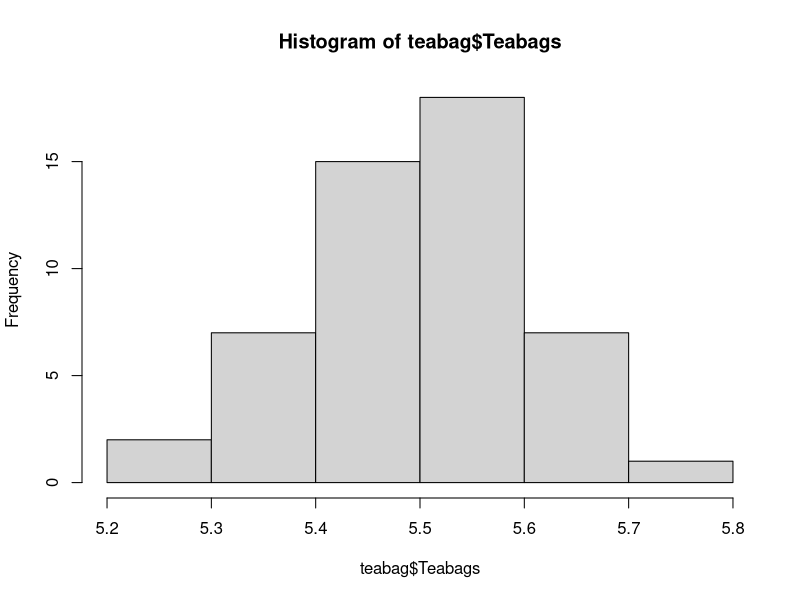
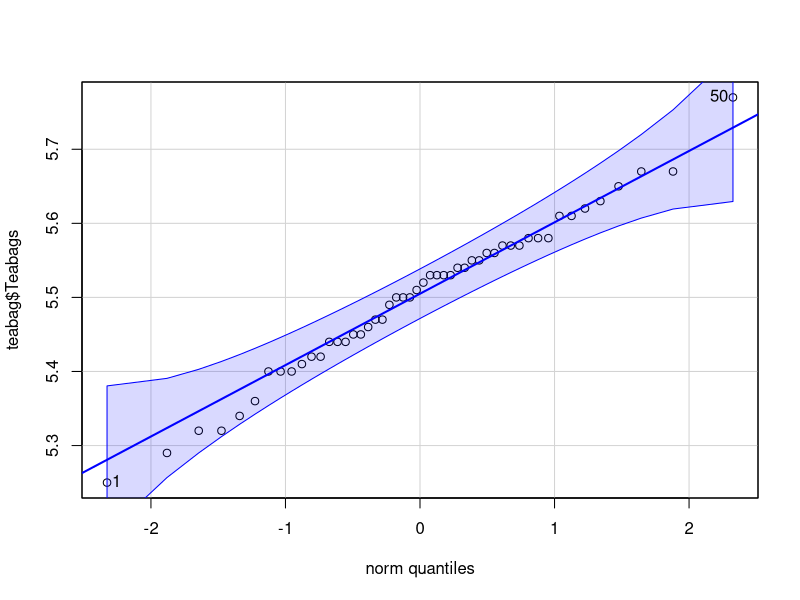

Generate these figures, in order, with R: (Note: this script raises an error after producing the figures.)
## ---- chunk 1
# Xbar = 102, n=50, sigma=10, what is 95% CI of mu
Xbar = 102
n=50
sigma=10
alpha=1-0.95

#Zalpha/2 
CV = qnorm(alpha/2)
paste("CV", CV)

SE = sigma/sqrt(n)
paste("SE", SE)

LL = Xbar - CV * SE
UL = Xbar + CV * SE
paste("LL", UL)
paste("UL", LL)

## ---- chunk 2
# Xbar = 102, n=50, sigma=10, what is 99% CI of mu
Xbar = 102
n=50
sigma=10
alpha=1-0.99

#Zalpha/2 
CV = qnorm(alpha/2)
paste("CV", CV)

SE = sigma/sqrt(n)
paste("SE", SE)

LL = Xbar - CV * SE
UL = Xbar + CV * SE
paste("LL", UL)
paste("UL", LL)
## ---- chunk 3
# Xbar = 102, n=50, sigma=10, what is 100% CI of mu
Xbar = 102
n=50
sigma=10
alpha=1-1

#Zalpha/2 
CV = qnorm(alpha/2)
paste("CV", CV)

SE = sigma/sqrt(n)
paste("SE", SE)

LL = Xbar - CV * SE
UL = Xbar + CV * SE
paste("LL", UL)
paste("UL", LL)
## ---- chunk 4
#Xbar = 81, s=30, n=16 
# Assume population normally distributed
# 95% of CI of mu
Xbar = 81
s = 30
n = 16
alpha = 1 - 0.95
# SInce sigma is unknown we go for t distribution
CV = qt(alpha/2, n-1)
paste("CV", CV)

SE = s/sqrt(n)
paste("SE", SE)

LL = Xbar - CV * SE
UL = Xbar + CV * SE
paste("LL", UL)
paste("UL", LL)
## ---- chunk 5
# Assume population normally distributed
a <- c(1,4,4,4,5,5,5,8)
b <- 1:8

# Construct 95% CI of a
Xbar = mean(a)
s = sd(a)
n = length(a)
paste("Xbar", Xbar)
alpha = 1 - 0.95
# SInce sigma is unknown we go for t distribution
CV = qt(alpha/2, n-1)
paste("CV", CV)

SE = s/sqrt(n)
paste("SE", SE)

LL = Xbar - CV * SE
UL = Xbar + CV * SE
paste("LL", UL)
paste("UL", LL)
## ---- chunk 6
# Construct 95% CI of b
Xbar = mean(b)
s = sd(b)
n = length(b)
alpha = 1 - 0.95
paste("Xbar", Xbar)
# SInce sigma is unknown we go for t distribution
CV = qt(alpha/2, n-1)
paste("CV", CV)

SE = s/sqrt(n)
paste("SE", SE)

LL = Xbar - CV * SE
UL = Xbar + CV * SE
paste("LL", UL)
paste("UL", LL)

# why a and b produce different CI even if mean and range are same
# Because SE differs in both case
## ---- chunk 7
mpg <- c(20,34,22,26,32,23,20,28,33,32,35,31,29,24)
# Construct 99% CI, assuming normal distribution
Xbar = mean(mpg)
s = sd(mpg)
n = length(mpg)
alpha = 1 - 0.99
paste("Xbar", Xbar)
# SInce sigma is unknown we go for t distribution
CV = qt(alpha/2, n-1)
paste("CV", CV)

SE = s/sqrt(n)
paste("SE", SE)

LL = Xbar - CV * SE
UL = Xbar + CV * SE
paste("LL", UL)
paste("UL", LL)
## ---- chunk 8
# Of 100 exec surveyed, 93 stated that sal of top mangmt should be based on performance.
phat = 93/100
n = 100
phat * n > 10
(1-phat)*n > 10
n > max(10/phat, 10/(1-phat))
# n is not large enough CI is not reliable

# Construct 95% CI


# Assume phat is normally distributed
alpha = 1 - 0.95
CV = qnorm(alpha/2)
paste("CV", CV)
SE = sqrt(phat*(1 - phat)/n)
paste("SE", SE)

LL = phat - CV * SE
UL = phat + CV * SE
paste("LL", UL)
paste("UL", LL)

## ---- chunk 9
#Estimate proportion of househole to purchase tel line,
#Data for additional household is random sample of 500 house.
# Results indicate 175 would purchase.
phat = 175/500
n = 500
phat*n > 10
(1-phat)*n > 10
n > max(10/phat, 10/(1-phat))
# n is large enough CI is reliable
# Construct 99% CI the would purchase
alpha = 1-0.99
CV = qnorm(1-alpha/2)
paste("CV", CV)
SE = sqrt(phat*(1-phat)/n)
paste("SE", SE)
LL = phat - CV * SE
UL = phat + CV * SE
paste("LL", UL)
paste("UL", LL)

# Between 30% and 40% chances are they would buy
## ---- chunk 10
# If you want to be 95% confident of estimating popl mean to within a 
#sampling error of +-2.2 and sdev assumed to be 17, what is sample size req?
e = 2.2
sigma = 17
alpha = 1- 0.95
CV = qnorm(alpha/2)
paste("CV", CV)
n = (CV * sigma / e)^2
paste('Sample size req n is: ',n)
## ---- chunk 11
phat = 0.37
# To conduct a study that would provide 95% Conf 
#tht point estimate is correct to within +- 0.05 of population prop,
# how large a sample size is req
e = 0.05
alpha = 1-0.95
CV = qnorm(alpha/2)
CV
n = (CV/e)^2 * phat*(1 - phat)

paste('Sample size req n is: ',n)

# To conduct followup study that would provide CI of 95%, point estimate correct within +-0.02 of population proportion, how large sample size is req.
e = 0.02
n = (CV/e)^2 * phat*(1 - phat)
paste('Sample size req n is: ',n)
## ---- chunk 12
# Author examined 70 reports from 1995 to 1996. They classified 30 of reports as fav to drugs, 17 neutral and 23 critical.

# Construct 95% CI for true prop of all fav reports
phat = 30/70
n = 70
phat*n > 10
(1-phat)*n > 10
n > max(10/phat, 10/(1-phat))
# n is large enough
alpha = 1 - 0.95
CV = qnorm(alpha/2)
paste("CV", CV)
SE = sqrt(phat*(1-phat)/n)
paste("SE", SE)
LL = phat - CV * SE
UL = phat + CV * SE
paste("LL", UL)
paste("UL", LL)

## Construct 99% CI for true prop of all neutral reports
phat = 17/70
n = 70
phat*n > 10
(1-phat)*n > 10
n > max(10/phat, 10/(1-phat))
# n is large enough
alpha = 1 - 0.99
CV = qnorm(alpha/2)
paste("CV", CV)
SE = sqrt(phat*(1-phat)/n)
paste("SE", SE)
LL = phat - CV * SE
UL = phat + CV * SE
paste("LL", UL)
paste("UL", LL)
## ---- chunk 13
e = 0.003 
sigma = 0.03
alpha = 1 - 0.95
CV = qnorm(alpha/2)
paste("CV", CV)

n = (CV * sigma / e)^2
paste('Sample size req n is: ',n)
## ---- chunk 14
mu = 50000
sigma = 6500
n=50
Xbar = mu =50000
paste("E(Xbar):",Xbar)
s = sigma / sqrt(n)
paste("SDev: ",s)
## ---- chunk 15
# P(Xbar > 52000) = 1 - P(Xbar < 52000)
1 - pnorm(52000,Xbar, s)
## ---- chunk 16
# P(Xbar < 45000)
pnorm(45000,Xbar, s)
## ---- chunk 17
n = 1007
phat =  735/n
phat * n > 10
(1-phat)*n > 10
n > max(10/phat, 10/(1-phat))
# n is large enough CI is reliable

# Construct 99% CI
# Assume phat is normally distributed
alpha = 1 - 0.99
CV = qnorm(alpha/2)
paste("CV", CV)
SE = sqrt(phat*(1 - phat)/n)
paste("SE", SE)

LL = phat - CV * SE
UL = phat + CV * SE
paste("LL", UL)
paste("UL", LL)
## ---- chunk 18
library(e1071)
library(car)
# Read Teabags csv file
teabag = read.csv('Teabags.csv')
# Calculate the mean of sample
mean(teabag$Teabags)
# Calculate standard deviation of sample
sd(teabag$Teabags)
hist(teabag$Teabags)
qqPlot(teabag$Teabags)

Xbar = mean(teabag$Teabags)
s = sd(teabag$Teabags)
n = 50

n
10*(skewness(teabag$Teabags))^2
10*(abs(kurtosis(teabag$Teabags)))
n > max (10*(skewness(teabag$Teabags))^2, 10*(abs(kurtosis(teabag$Teabags))))
n > max(10*((skewness(teabag$Teabags))^2), (10*(abs(kurtosis(teabag$Teabags)))))
#95% CI
alpha = 1 - 0.95
# SInce sigma is unknown we go for t distribution
CV = qt(alpha/2, n-1)
paste("CV", CV)

SE = s/sqrt(n)
paste("SE", SE)

LL = Xbar - CV * SE
UL = Xbar + CV * SE
paste("LL", UL)
paste("UL", LL)


## ---- chunk 19
set.seed(1234)

mu = mean(teabag$Teabags) #inch # This is a true population parameter.
sigma = sd(teabag$Teabags) #inch # This is a true population parameter.

n = length(teabag$Teabags) # sample size
nsim = 10000 # Number of samples. Each sample is size n.

ntot = n*nsim

rv = rnorm(ntot, mu, sigma) # Generating many random numbers
rvm = matrix(rv, ncol=n, byrow=TRUE) # Convert data to a nsim*n matrix

xbars = apply(rvm,1, mean) # It's like finding rowMeans(rvm)

alpha = 0.05

lower = xbars - qnorm(1-alpha/2)*sigma/sqrt(n)
upper = xbars + qnorm(1-alpha/2)*sigma/sqrt(n)

check  = (lower < mu) & (mu < upper) # Check if confidence interval contains true mu.

head(check)

head(cbind(xbars, sigma, n, lower, upper, mu, check), 3)

# What proportion of the created confidence intervals contain mu?
mean(check)
## ---- chunk 20
set.seed(1234)

Xbar = mean(teabag$Teabags)
s = sd(teabag$Teabags)
n = 50

nsim = 1000 # Number of samples. Each sample is size n.

ntot = n*nsim

#Assuming normal distribution
rv = rnorm(ntot, Xbar, s) # Generating many random numbers
rvm = matrix(rv, ncol=n, byrow=TRUE) # Convert data to a nsim*n matrix

#1 is for row and 2 stands for column
#xbar 10000 rows returned
xbars = apply(rvm,1, mean) # It's like finding rowMeans(rvm)

#95% of the interval 
alpha = 1-0.95

lower = xbars - qnorm(alpha/2)*s/sqrt(n)
upper = xbars + qnorm(alpha/2)*s/sqrt(n)

check  = (lower < Xbar) & (Xbar < upper) # Check if confidence interval contains true mu.

head(check)


## An estimate of the true confidence level of the ordinary confidence interval:
#cbind is like combine can use dataframe also
#each row is sample
head(cbind(xbars, s, n, lower, upper, xbar, check), 20) 
# What proportion of the created confidence intervals contain mu?
paste("Mean: ",mean(check))

hist(teabag$Teabags)
qqPlot(teabag$Teabags)
## ---- chunk 21
Xbar = 13200
s = 1200
n = 100

#99% CI
alpha = 1 - 0.99
# SInce sigma is unknown we go for t distribution
CV = qt(alpha/2, n-1)
paste("CV", CV)

SE = s/sqrt(n)
paste("SE", SE)

LL = Xbar - CV * SE
UL = Xbar + CV * SE
paste("LL", UL)
paste("UL", LL)
## ---- chunk 22
# 99% condence interval estimate
n = 100
phat = 44/n
phat * n > 10
(1-phat)*n > 10
n > max(10/phat, 10/(1-phat))
# n is large enough CI is reliable

# Construct 99% CI
# Assume phat is normally distributed
alpha = 1 - 0.99
CV = qnorm(alpha/2)
paste("CV", CV)
SE = sqrt(phat*(1 - phat)/n)
paste("SE", SE)

LL = phat - CV * SE
UL = phat + CV * SE
paste("LL", UL)
paste("UL", LL)
## ---- chunk 23
e = 300
# 90% CI
alpha = 1- 0.90
CV = qnorm(alpha/2)
paste("CV", CV)
# sample size
sn = (CV * s / e)^2
paste('sample size is needed: ',sn)
## ---- chunk 24
e = 0.035
# 95% CI
alpha = 1-0.95
CV = qnorm(alpha/2)
paste("CV", CV)
# sample size
sn = (CV/e)^2 * phat * (1-phat)
paste('sample size is needed: ',sn)
